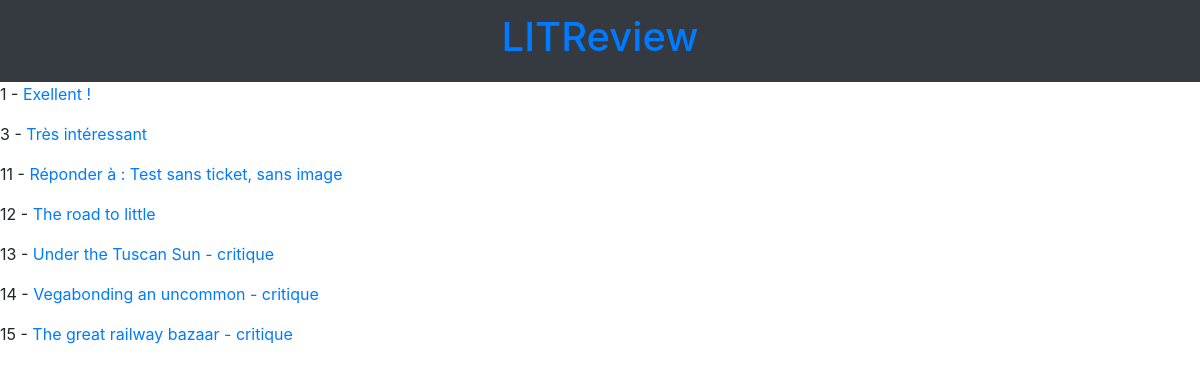
The app's page /reviews/list/ with its own data.
### reviews/models.py (models this page shows, shortened)
class Review(models.Model):
    ticket = models.ForeignKey(to=Ticket, on_delete=models.CASCADE, related_name='reviews')
    rating = models.PositiveSmallIntegerField(
        validators=[MinValueValidator(0), MaxValueValidator(5)])
    headline = models.CharField(max_length=128)
    body = models.CharField(max_length=8192, blank=True)
    user = models.ForeignKey(
        to=settings.AUTH_USER_MODEL, on_delete=models.CASCADE, related_name='reviews')
    time_created = models.DateTimeField(auto_now_add=True) # Add this
    def get_absolute_url(self):
        return reverse("reviews:review-detail", kwargs={"pk": self.id})

### reviews/views.py (the view)
# urls.py: path('reviews/list/', views.ReviewListView.as_view(), name='review-list'),
class ReviewListView(ListView):
    template_name = 'reviews/review_list.html'
    queryset = Review.objects.all()

### reviews/templates/reviews/review_list.html
{% extends 'reviews/header.html' %}
{% block content %}
     {% for instance in object_list %}
          <p>{{ instance.id }} - <a href='{{ instance.get_absolute_url }}'>{{ instance.headline }}</a></p>
     {% endfor %}
{% endblock %}

### records on screen
Review: id "1", headline "Exellent !"
Review: id "3", headline "Très intéressant"
Review: id "11", headline "Réponder à : Test sans ticket, sans image"
Review: id "12", headline "The road to little"
Review: id "13", headline "Under the Tuscan Sun - critique"
Review: id "14", headline "Vegabonding an uncommon - critique"
Review: id "15", headline "The great railway bazaar - critique"
